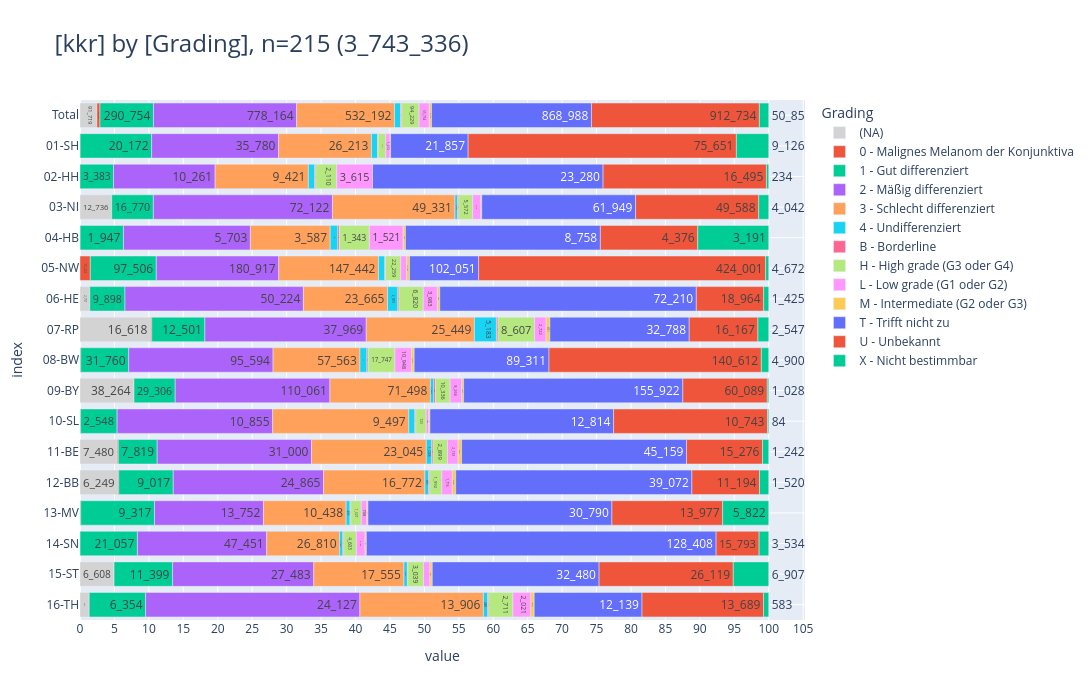

Notebook code for this chart:
### Markdown cell above
### <a id='toc1_7_6_'></a>[🆕 Grading](#toc0_)

### Code cell
_ = show_vars(
    13,
    grouper_reg.KKR.value,
    show=True,
    filter=FILTER_DY,
)

### Figure 1 — Plotly figure (JSON) as saved in the notebook; plotly's stock layout.template omitted (floating-point values rounded to 4 significant figures)
{"data": [{"hovertemplate": "col=(NA)<br>value=%{x}<br>index=%{y}<br>cnt_str=%{text}<extra></extra>", "legendgroup": "(NA)", "marker": {"color": "lightgray", "pattern": {"shape": ""}}, "name": "(NA)", "orientation": "h", "showlegend": true, "text": ["91_719", "12_736", "2_751", "16_618", "38_264", "7_480", "6_249", "3", "23", "6_608", "987"], "textposition": "auto", "type": "bar", "x": [91719, 12736, 2751, 16618, 38264, 7480, 6249, 3, 23, 6608, 987], "xaxis": "x", "y": [" Total", "03-NI", "06-HE", "07-RP", "09-BY", "11-BE", "12-BB", "13-MV", "14-SN", "15-ST", "16-TH"], "yaxis": "y"}, {"hovertemplate": "col=0 - Malignes Melanom der Konjunktiva<br>value=%{x}<br>index=%{y}<br>cnt_str=%{text}<extra></extra>", "legendgroup": "0 - Malignes Melanom der Konjunktiva", "marker": {"color": "#EF553B", "pattern": {"shape": ""}}, "name": "0 - Malignes Melanom der Konjunktiva", "orientation": "h", "showlegend": true, "text": ["16_772", "38", "1", "39", "6", "15_222", "10", "268", "485", "142", "42", "201", "159", "87", "1", "22", "49"], "textposition": "auto", "type": "bar", "x": [16772, 38, 1, 39, 6, 15222, 10, 268, 485, 142, 42, 201, 159, 87, 1, 22, 49], "xaxis": "x", "y": [" Total", "01-SH", "02-HH", "03-NI", "04-HB", "05-NW", "06-HE", "07-RP", "08-BW", "09-BY", "10-SL", "11-BE", "12-BB", "13-MV", "14-SN", "15-ST", "16-TH"], "yaxis": "y"}, {"hovertemplate": "col=1 - Gut differenziert<br>value=%{x}<br>index=%{y}<br>cnt_str=%{text}<extra></extra>", "legendgroup": "1 - Gut differenziert", "marker": {"color": "#00CC96", "pattern": {"shape": ""}}, "name": "1 - Gut differenziert", "orientation": "h", "showlegend": true, "text": ["290_754", "20_172", "3_383", "16_770", "1_947", "97_506", "9_898", "12_501", "31_760", "29_306", "2_548", "7_819", "9_017", "9_317", "21_057", "11_399", "6_354"], "textposition": "auto", "type": "bar", "x": [290754, 20172, 3383, 16770, 1947, 97506, 9898, 12501, 31760, 29306, 2548, 7819, 9017, 9317, 21057, 11399, 6354], "xaxis": "x", "y": [" Total", "01-SH", "02-HH", "03-NI", "04-HB", "05-NW", "06-HE", "07-RP", "08-BW", "09-BY", "10-SL", "11-BE", "12-BB", "13-MV", "14-SN", "15-ST", "16-TH"], "yaxis": "y"}, {"hovertemplate": "col=2 - Mäßig differenziert<br>value=%{x}<br>index=%{y}<br>cnt_str=%{text}<extra></extra>", "legendgroup": "2 - Mäßig differenziert", "marker": {"color": "#AB63FA", "pattern": {"shape": ""}}, "name": "2 - Mäßig differenziert", "orientation": "h", "showlegend": true, "text": ["778_164", "35_780", "10_261", "72_122", "5_703", "180_917", "50_224", "37_969", "95_594", "110_061", "10_855", "31_000", "24_865", "13_752", "47_451", "27_483", "24_127"], "textposition": "auto", "type": "bar", "x": [778164, 35780, 10261, 72122, 5703, 180917, 50224, 37969, 95594, 110061, 10855, 31000, 24865, 13752, 47451, 27483, 24127], "xaxis": "x", "y": [" Total", "01-SH", "02-HH", "03-NI", "04-HB", "05-NW", "06-HE", "07-RP", "08-BW", "09-BY", "10-SL", "11-BE", "12-BB", "13-MV", "14-SN", "15-ST", "16-TH"], "yaxis": "y"}, {"hovertemplate": "col=3 - Schlecht differenziert<br>value=%{x}<br>index=%{y}<br>cnt_str=%{text}<extra></extra>", "legendgroup": "3 - Schlecht differenziert", "marker": {"color": "#FFA15A", "pattern": {"shape": ""}}, "name": "3 - Schlecht differenziert", "orientation": "h", "showlegend": true, "text": ["532_192", "26_213", "9_421", "49_331", "3_587", "147_442", "23_665", "25_449", "57_563", "71_498", "9_497", "23_045", "16_772", "10_438", "26_810", "17_555", "13_906"], "textposition": "auto", "type": "bar", "x": [532192, 26213, 9421, 49331, 3587, 147442, 23665, 25449, 57563, 71498, 9497, 23045, 16772, 10438, 26810, 17555, 13906], "xaxis": "x", "y": [" Total", "01-SH", "02-HH", "03-NI", "04-HB", "05-NW", "06-HE", "07-RP", "08-BW", "09-BY", "10-SL", "11-BE", "12-BB", "13-MV", "14-SN", "15-ST", "16-TH"], "yaxis": "y"}, {"hovertemplate": "col=4 - Undifferenziert<br>value=%{x}<br>index=%{y}<br>cnt_str=%{text}<extra></extra>", "legendgroup": "4 - Undifferenziert", "marker": {"color": "#19D3F3", "pattern": {"shape": ""}}, "name": "4 - Undifferenziert", "orientation": "h", "showlegend": true, "text": ["32_766", "1_701", "642", "1_044", "346", "9_099", "2_909", "5_183", "4_608", "2_386", "423", "1_028", "609", "489", "1_158", "661", "480"], "textposition": "auto", "type": "bar", "x": [32766, 1701, 642, 1044, 346, 9099, 2909, 5183, 4608, 2386, 423, 1028, 609, 489, 1158, 661, 480], "xaxis": "x", "y": [" Total", "01-SH", "02-HH", "03-NI", "04-HB", "05-NW", "06-HE", "07-RP", "08-BW", "09-BY", "10-SL", "11-BE", "12-BB", "13-MV", "14-SN", "15-ST", "16-TH"], "yaxis": "y"}, {"hovertemplate": "col=B - Borderline<br>value=%{x}<br>index=%{y}<br>cnt_str=%{text}<extra></extra>", "legendgroup": "B - Borderline", "marker": {"color": "#FF6692", "pattern": {"shape": ""}}, "name": "B - Borderline", "orientation": "h", "showlegend": true, "text": ["6_228", "199", "108", "515", "72", "1_289", "333", "373", "816", "1_251", "66", "320", "198", "97", "355", "105", "131"], "textposition": "auto", "type": "bar", "x": [6228, 199, 108, 515, 72, 1289, 333, 373, 816, 1251, 66, 320, 198, 97, 355, 105, 131], "xaxis": "x", "y": [" Total", "01-SH", "02-HH", "03-NI", "04-HB", "05-NW", "06-HE", "07-RP", "08-BW", "09-BY", "10-SL", "11-BE", "12-BB", "13-MV", "14-SN", "15-ST", "16-TH"], "yaxis": "y"}, {"hovertemplate": "col=H - High grade (G3 oder G4)<br>value=%{x}<br>index=%{y}<br>cnt_str=%{text}<extra></extra>", "legendgroup": "H - High grade (G3 oder G4)", "marker": {"color": "#B6E880", "pattern": {"shape": ""}}, "name": "H - High grade (G3 oder G4)", "orientation": "h", "showlegend": true, "text": ["94_229", "2_141", "2_110", "5_572", "1_343", "22_259", "6_820", "8_607", "17_747", "10_336", "723", "2_899", "1_992", "1_327", "4_603", "3_039", "2_711"], "textposition": "auto", "type": "bar", "x": [94229, 2141, 2110, 5572, 1343, 22259, 6820, 8607, 17747, 10336, 723, 2899, 1992, 1327, 4603, 3039, 2711], "xaxis": "x", "y": [" Total", "01-SH", "02-HH", "03-NI", "04-HB", "05-NW", "06-HE", "07-RP", "08-BW", "09-BY", "10-SL", "11-BE", "12-BB", "13-MV", "14-SN", "15-ST", "16-TH"], "yaxis": "y"}, {"hovertemplate": "col=L - Low grade (G1 oder G2)<br>value=%{x}<br>index=%{y}<br>cnt_str=%{text}<extra></extra>", "legendgroup": "L - Low grade (G1 oder G2)", "marker": {"color": "#FF97FF", "pattern": {"shape": ""}}, "name": "L - Low grade (G1 oder G2)", "orientation": "h", "showlegend": true, "text": ["55_754", "1_213", "3_615", "3_313", "1_521", "8_959", "3_983", "2_722", "10_948", "8_266", "183", "2_133", "1_716", "708", "3_199", "1_254", "2_021"], "textposition": "auto", "type": "bar", "x": [55754, 1213, 3615, 3313, 1521, 8959, 3983, 2722, 10948, 8266, 183, 2133, 1716, 708, 3199, 1254, 2021], "xaxis": "x", "y": [" Total", "01-SH", "02-HH", "03-NI", "04-HB", "05-NW", "06-HE", "07-RP", "08-BW", "09-BY", "10-SL", "11-BE", "12-BB", "13-MV", "14-SN", "15-ST", "16-TH"], "yaxis": "y"}, {"hovertemplate": "col=M - Intermediate (G2 oder G3)<br>value=%{x}<br>index=%{y}<br>cnt_str=%{text}<extra></extra>", "legendgroup": "M - Intermediate (G2 oder G3)", "marker": {"color": "#FECB52", "pattern": {"shape": ""}}, "name": "M - Intermediate (G2 oder G3)", "orientation": "h", "showlegend": true, "text": ["12_179", "147", "5", "343", "100", "4_141", "657", "871", "1_754", "1_363", "81", "701", "573", "137", "483", "449", "374"], "textposition": "auto", "type": "bar", "x": [12179, 147, 5, 343, 100, 4141, 657, 871, 1754, 1363, 81, 701, 573, 137, 483, 449, 374], "xaxis": "x", "y": [" Total", "01-SH", "02-HH", "03-NI", "04-HB", "05-NW", "06-HE", "07-RP", "08-BW", "09-BY", "10-SL", "11-BE", "12-BB", "13-MV", "14-SN", "15-ST", "16-TH"], "yaxis": "y"}, {"hovertemplate": "col=T - Trifft nicht zu<br>value=%{x}<br>index=%{y}<br>cnt_str=%{text}<extra></extra>", "legendgroup": "T - Trifft nicht zu", "marker": {"color": "#636EFA", "pattern": {"shape": ""}}, "name": "T - Trifft nicht zu", "orientation": "h", "showlegend": true, "text": ["868_988", "21_857", "23_280", "61_949", "8_758", "102_051", "72_210", "32_788", "89_311", "155_922", "12_814", "45_159", "39_072", "30_790", "128_408", "32_480", "12_139"], "textposition": "auto", "type": "bar", "x": [868988, 21857, 23280, 61949, 8758, 102051, 72210, 32788, 89311, 155922, 12814, 45159, 39072, 30790, 128408, 32480, 12139], "xaxis": "x", "y": [" Total", "01-SH", "02-HH", "03-NI", "04-HB", "05-NW", "06-HE", "07-RP", "08-BW", "09-BY", "10-SL", "11-BE", "12-BB", "13-MV", "14-SN", "15-ST", "16-TH"], "yaxis": "y"}, {"hovertemplate": "col=U - Unbekannt<br>value=%{x}<br>index=%{y}<br>cnt_str=%{text}<extra></extra>", "legendgroup": "U - Unbekannt", "marker": {"color": "#EF553B", "pattern": {"shape": ""}}, "name": "U - Unbekannt", "orientation": "h", "showlegend": true, "text": ["912_734", "75_651", "16_495", "49_588", "4_376", "424_001", "18_964", "16_167", "140_612", "60_089", "10_743", "15_276", "11_194", "13_977", "15_793", "26_119", "13_689"], "textposition": "auto", "type": "bar", "x": [912734, 75651, 16495, 49588, 4376, 424001, 18964, 16167, 140612, 60089, 10743, 15276, 11194, 13977, 15793, 26119, 13689], "xaxis": "x", "y": [" Total", "01-SH", "02-HH", "03-NI", "04-HB", "05-NW", "06-HE", "07-RP", "08-BW", "09-BY", "10-SL", "11-BE", "12-BB", "13-MV", "14-SN", "15-ST", "16-TH"], "yaxis": "y"}, {"hovertemplate": "col=X - Nicht bestimmbar<br>value=%{x}<br>index=%{y}<br>cnt_str=%{text}<extra></extra>", "legendgroup": "X - Nicht bestimmbar", "marker": {"color": "#00CC96", "pattern": {"shape": ""}}, "name": "X - Nicht bestimmbar", "orientation": "h", "showlegend": true, "text": ["50_857", "9_126", "234", "4_042", "3_191", "4_672", "1_425", "2_547", "4_900", "1_028", "84", "1_242", "1_520", "5_822", "3_534", "6_907", "583"], "textposition": "auto", "type": "bar", "x": [50857, 9126, 234, 4042, 3191, 4672, 1425, 2547, 4900, 1028, 84, 1242, 1520, 5822, 3534, 6907, 583], "xaxis": "x", "y": [" Total", "01-SH", "02-HH", "03-NI", "04-HB", "05-NW", "06-HE", "07-RP", "08-BW", "09-BY", "10-SL", "11-BE", "12-BB", "13-MV", "14-SN", "15-ST", "16-TH"], "yaxis": "y"}], "layout": {"barmode": "relative", "barnorm": "percent", "height": 700, "legend": {"title": {"text": "Grading"}, "tracegroupgap": 0, "traceorder": "normal"}, "title": {"font": {"size": 24}, "text": "[kkr] by [Grading], n=215 (3_743_336)", "xanchor": "left", "y": 0.95, "yanchor": "top"}, "width": 1600, "xaxis": {"anchor": "y", "domain": [0, 1], "dtick": 5, "gridwidth": 1, "showgrid": true, "title": {"text": "value"}}, "yaxis": {"anchor": "x", "categoryarray": ["16-TH", "15-ST", "14-SN", "13-MV", "12-BB", "11-BE", "10-SL", "09-BY", "08-BW", "07-RP", "06-HE", "05-NW", "04-HB", "03-NI", "02-HH", "01-SH", " Total"], "categoryorder": "array", "domain": [0, 1], "gridwidth": 1, "showgrid": true, "title": {"text": "index"}}}}
